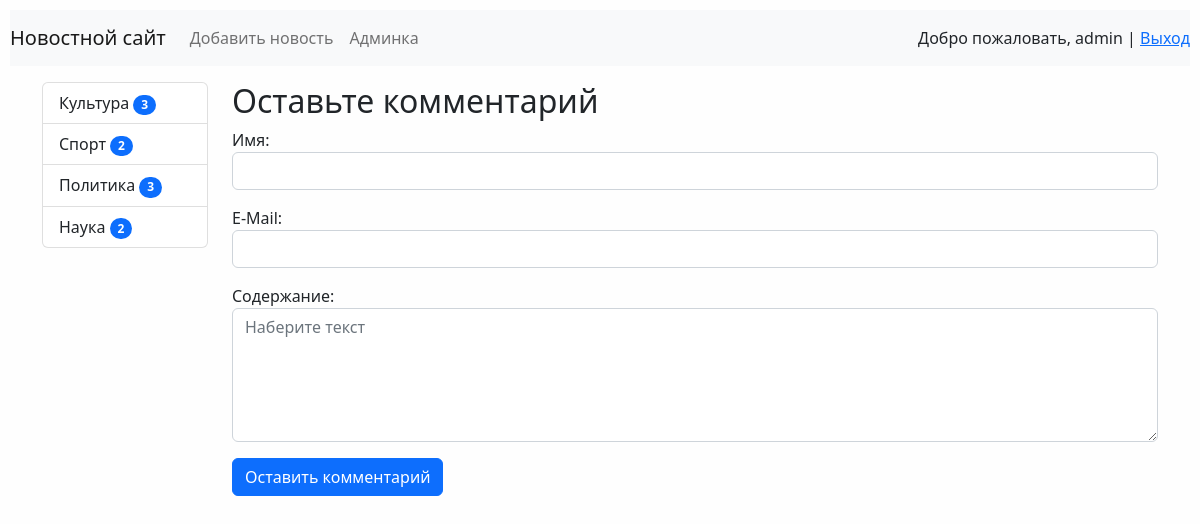
The page /comment/1 (signed in) on the database its author committed.
### news/models.py (models this page shows, shortened)
class Category(models.Model):
    title = models.CharField(max_length=150, db_index=True, verbose_name='Наименование категории')
    class Meta:
        verbose_name = 'Категория'
        verbose_name_plural = 'Категории'
        ordering = ['title']

### news/views.py (the view)
# urls.py: path('comment/<int:pk>', post_detail_view, name='comment'),
def post_detail_view(request, pk):
    if request.user.is_authenticated:
        post = get_object_or_404(News, pk=pk)
        comments = Comment.objects.filter(active=True)
        csubmit = False
        if request.method == 'POST':
            form = CommentForm(data=request.POST)
            if form.is_valid():
                new_comment = form.save(commit=False)
                new_comment.post = post
                new_comment.save()
                csubmit = True
                return redirect('view_news', pk)
        else:
            form = CommentForm()
        return render(request, 'news/comment.html',
                      {'post': post, 'comments': comments, 'csubmit': csubmit, 'form': form})
    else:
        messages.error(request, 'Вы не авторизованы')
        return redirect('home')

### news/forms.py
class CommentForm(forms.ModelForm):
    class Meta:
        model = Comment
        fields = ('name', 'email', 'body')
        widgets = {
            'name': forms.TextInput(attrs={'class': 'form-control'}),
            'body': forms.Textarea(attrs={'class': 'form-control',
                                             "placeholder": "Наберите текст",
                                             'rows': '5',
                                             }),
            'email': forms.TextInput(attrs={'class': 'form-control'}),
        }

### news/templatetags/news_tags.py (called while the page is built)
@register.inclusion_tag('news/list_categories.html')
def show_categories():
    categories = Category.objects.filter(news__is_published=True).annotate(cnt=Count('news__is_published'))
    return {"categories": categories}

### news/templates/news/comment.html (shortened to what this page needs)
{% extends 'base.html' %}
{% block content %}
{% with comments.count as comments_count %}
<h2>Оставьте комментарий</h2>
{% endwith %}
<div>
    {%if csubmit %}
    <h2>Ваш комментарий успешно добавлен</h2>
    {%else%}
    <form action="{% url 'comment' post.id %}", method="post">
        {{ form.as_p }}
        <button type="submit" class="btn btn-primary btn-block">Оставить комментарий</button>
    </form>
    {%endif%}
</div>
{% endblock %}

### templates/inc/_nav.html (shortened to what this page needs)
<nav class="navbar navbar-expand-lg navbar-light bg-light">
    <a class="navbar-brand" href="{% url 'home'%}">Новостной сайт</a>
    <div class="collapse navbar-collapse" id="navbarSupportedContent">
        <ul class="navbar-nav mr-auto">
            {% if request.user.is_authenticated %}
            <li class="nav-item"><a class="nav-link" href="{% url 'add_news'%}">Добавить новость</a></li>
            {% endif %}
            {% if request.user.is_superuser %}
            <li class="nav-item"><a class="nav-link" href="/admin">Админка</a></li>
            {% endif %}
        </ul>
    </div>
    <span class="float-right">
        {% if request.user.is_authenticated %}
        Добро пожаловать, {{ user.username }} | <a href='{% url "logout" %}'>Выход</a>
        {% else %}
        <a href="{% url 'register' %}">Registation</a> | <a href="{% url 'login' %}">Login</a>
        {% endif %}
    </span>
</nav>

### news/templates/news/list_categories.html
<div class="col-md-2">
    <div class="list-group">
        {% for item in categories %}
        <a href="{% url 'category' item.pk %}" class="list-group-item list-group-item-action">
            {{ item.title }}
            <span class="badge bg-primary rounded-pill">{{item.cnt}}</span>
        </a>
        {% endfor %}
    </div>
</div>
<br>

### mysite/static/css/style.css (style rules this page uses)
body { margin: 10px; background-color: #fefefe; }

### rows shown on the page
Category: title "Культура", cnt "3"
Category: title "Спорт", cnt "2"
Category: title "Политика", cnt "3"
Category: title "Наука", cnt "2"

### other values the page prints
{{ user.username }} "admin"
